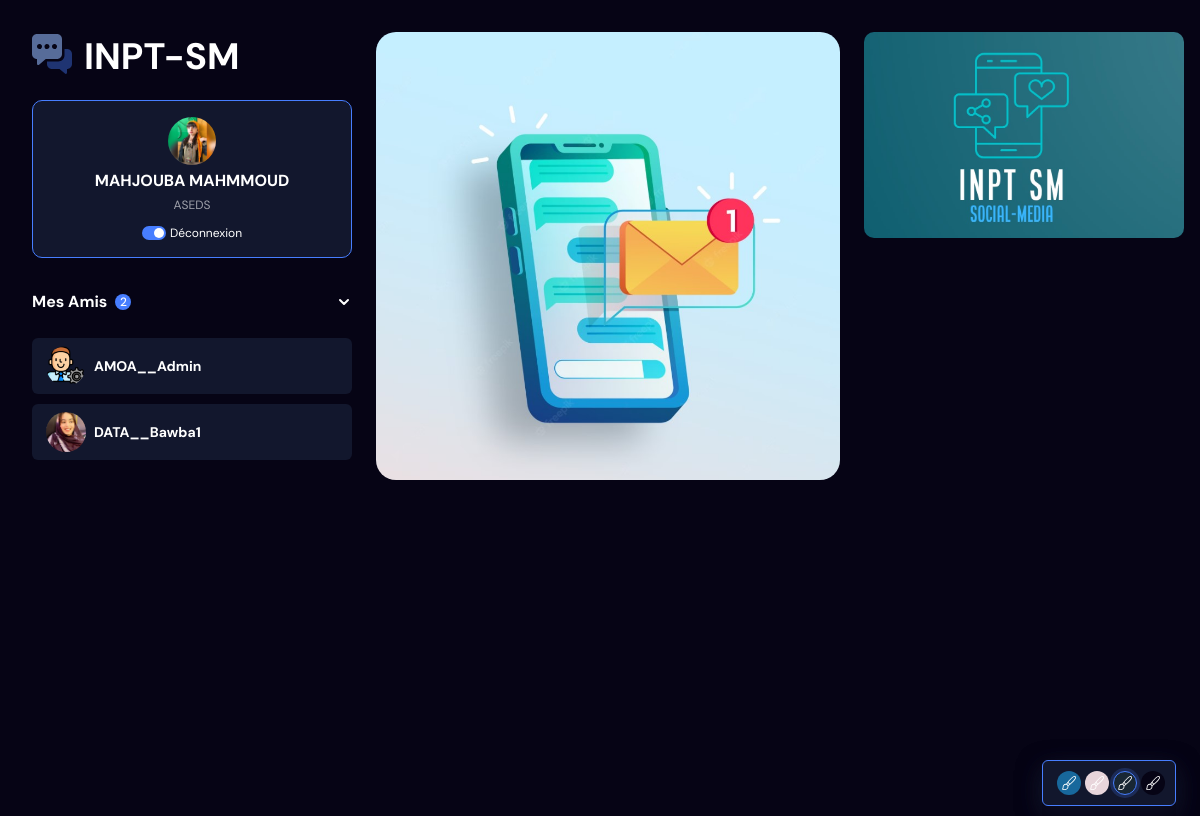
/vchat/message.php (signed in), run on the app's committed database.
### tables this page shows
CREATE TABLE `follow_list` (
  `id` int(11) NOT NULL,
  `id_utilisateur` int(11) NOT NULL,
  `id_follower` int(11) NOT NULL
);

CREATE TABLE `utilisateurs` (
  `id_utilisateur` int(11) NOT NULL,
  `nom` varchar(255) NOT NULL,
  `prenom` varchar(255) NOT NULL,
  `filiere` varchar(255) NOT NULL,
  `pseudo` varchar(255) NOT NULL,
  `mot_de_passe` varchar(255) NOT NULL,
  `photo` varchar(255) NOT NULL,
  `status` varchar(255) NOT NULL DEFAULT 'DECONNECTE',
  `derniere_connexion` datetime NOT NULL DEFAULT current_timestamp(),
  `date_inscription` datetime NOT NULL DEFAULT current_timestamp(),
  `sessionID` text NOT NULL,
  `connectionID` varchar(255) NOT NULL,
  `description` text NOT NULL DEFAULT 'Parcours Scolaire (actuel, le baccalauréat intéresse souvent peu le jury sauf s’il s’agit d’un baccalauréat spécial)'
);

### PageAction/afficheFollower.php (the view)
<?php
include('../BaseDeDonnees.php');
$req1=$bd->prepare("SELECT * FROM `follow_list` where `id_utilisateur`= ? ");
$req1->execute(array($_SESSION['id_utilisateur']));
if($req1->rowcount() > 0){
    $utilisateurs=$req1->fetchAll();
    foreach($utilisateurs as $U){
        $req2=$bd->prepare("SELECT * FROM `utilisateurs` where `id_utilisateur`= ? ");
        $req2->execute(array($U['id_follower']));
        $info=$req2->fetch();
        echo'
        <a href="message.php?pseudo='.$info["pseudo"].'" style="text-decoration:none;"><li class="chat-list-item active">
          <img src="'.$info["photo"].'" alt="">
          <span class="chat-list-name">'.$info['filiere']."__".$info["pseudo"].'
        </li></a>
        ';
    }
}
?>

### vchat/style.css (style rules this page uses)
* { box-sizing: border-box; }
body { display: flex; justify-content: center; width: 100%; height: 100vh; overflow: hidden; background-color: var(--app-bg); font-family: "DM Sans", sans-serif; --text-dark: #1a2f45; --text-light: #445e78; --chat-box-dark: #1b243b; --chat-box-light: #fff; --button-text: #fff; --toggle-ball: #fff; --list-item-active: #e5effb; --number-bg: #6895A3; --message-box-1: #fff; --message-box-2: #1a233b; --chat-input: #060415; --border-light: #8187a2; --info-box-color-1: #004dfc; --info-box-color-2: #00ba9d; --info-box-color-3: #715fc2; --info-box-color-4: #ff562d; --info-icon-bg-1: #b1c7fc; --info-icon-bg-2: #c6f0ea; --info-icon-bg-3: #d9d3ff; --info-icon-bg-4: #ffe1d4; --app-bg: #060415; --box-color: #12172d; --box-border: #477eff; --button-bg: #477eff; --text-dark: rgba(255,255,255,1); --text-light: rgba(255,255,255,.6); --info-box-1: rgba(160, 186, 242, 0.5); --info-box-2: rgba(168, 240, 229, 0.55); --info-box-3: rgba(194, 168, 240, 0.34); --info-box-4: rgba(240, 185, 168, 0.34); --toggle-bg: #477eff; --toggle-bg-off: #6895a3; --message-box-2: #477eff; --message-box-1: #576c99; --logo-path-1: #477eff; --logo-path-2: #576c99; --box-shadow: rgba( 18, 23, 45 ,.6) 0px 8px 24px; --scrollbar-thumb: linear-gradient(to bottom, rgba(43, 88, 118, .8), rgba(78, 67, 118, .8)); }
.chat-list-item { transition: 0.2s; padding: 8px 14px; margin: 0; border-radius: 6px; display: flex; align-items: center; margin-bottom: 10px; position: relative; cursor: pointer; }
.chat-list-item.active { background-color: var(--box-color); }
.chat-list-item.active span { color: var(--text-dark); font-weight: 700; }
.chat-list-item img { width: 40px; height: 40px; border-radius: 50%; -o-object-fit: cover; object-fit: cover; margin-right: 8px; }
.chat-list-name { display: inline-block; font-size: 14px; line-height: 16px; font-weight: 500; color: var(--text-light); }

### data on the page
follow_list: utilisateurs.photo (picture), utilisateurs.filiere "AMOA", utilisateurs.pseudo "Admin"
follow_list: utilisateurs.photo (picture), utilisateurs.filiere "DATA", utilisateurs.pseudo "Bawba1"

### other printed values
$_SESSION['nom'] "MAHJOUBA"
$_SESSION['prenom'] "MAHMMOUD"
$_SESSION['filiere'] "ASEDS"
$nombre['total'] "2"
